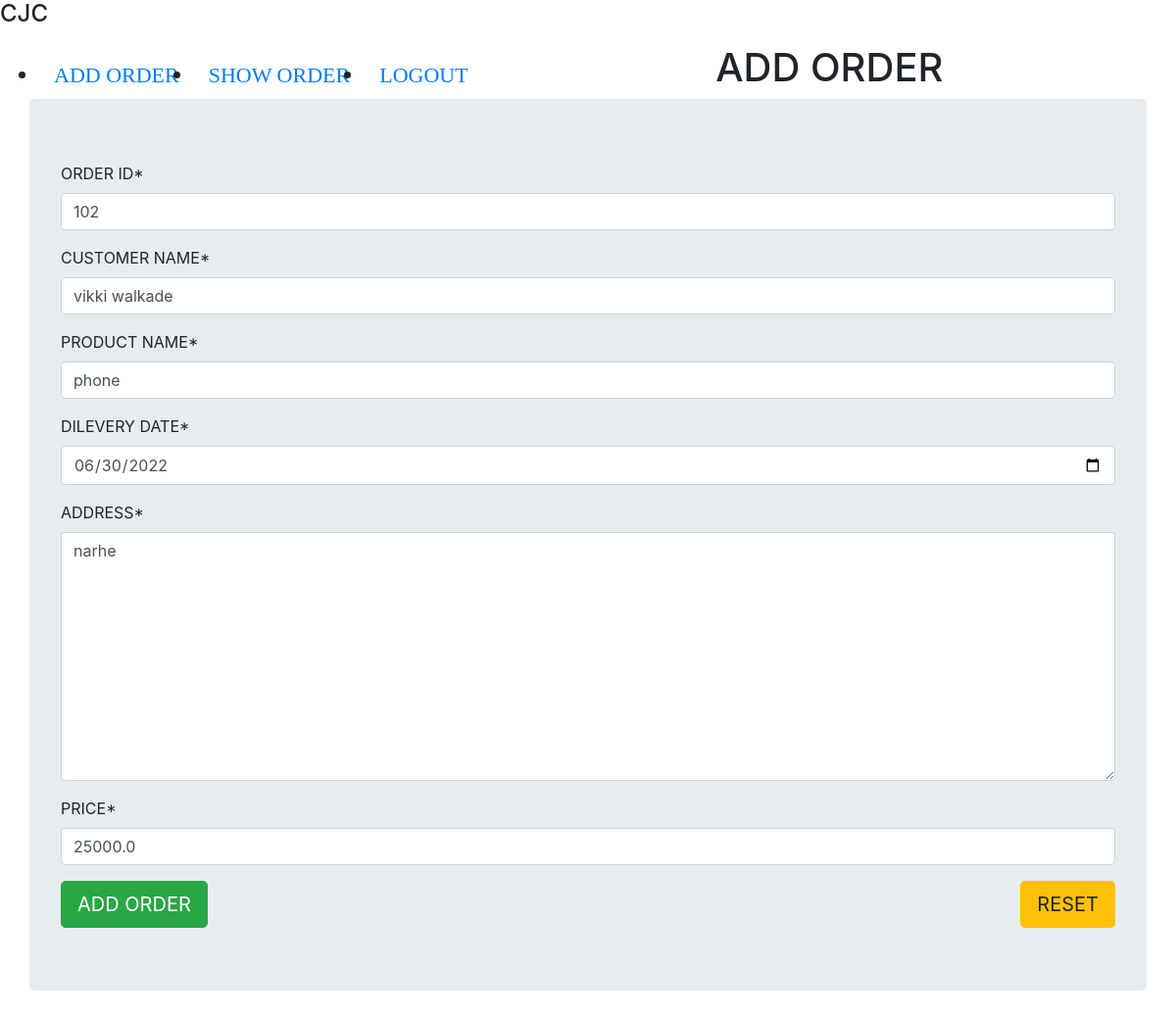
Screenshot of /a1/uv/2/ (signed in) with the database file from the repository.
### CRUD_APP/models.py (models this page shows)
class Order(models.Model):
    o_id = models.IntegerField()
    name = models.CharField(max_length=60)
    product = models.CharField(max_length=60)
    d_Date = models.DateField()
    add = models.CharField(max_length=60)
    price = models.FloatField()

### CRUD_APP/views.py (the view)
# urls.py: path('uv/<int:pk>/', updateOrder, name='update_url'),
def updateOrder(request, pk):
    obj = Order.objects.get(id = pk)
    form = OrdeerForm(instance = obj)
    template_name = 'CRUD_APP/add.html'
    if request.method == 'POST':
        form = OrdeerForm(request.POST)
        if form.is_valid():
            form.save()
            return redirect('show_url')
    context = {'form':form}
    return render(request,template_name,context)

### CRUD_APP/forms.py
class OrdeerForm(forms.ModelForm):
    class Meta:
        model = Order
        fields = '__all__'
        widgets = {
            'd_Date': forms.DateInput(attrs={
                'type':'date'
            }),
            'add': forms.Textarea(attrs={
                'placeholder':'karve nagar'
            })
        }
        labels = {
            'o_id':'ORDER ID',
            'name':'CUSTOMER NAME',
            'product':'PRODUCT NAME',
            'd_Date':'DILEVERY DATE',
            'add':'ADDRESS',
            'price':'PRICE'
        }

### templates/CRUD_APP/add.html (shortened to what this page needs)
{% extends 'base.html' %}
{% load crispy_forms_tags %}
    {% block content %}
    <center><h1>ADD ORDER</h1></center>
    <div class="container jumbotron">
    <form method="post">
        {{form|crispy}}
        <input type="submit" value="ADD ORDER" class="btn btn-success btn-lg">
        <input type="reset" value="RESET" class="btn btn-warning btn-lg float-right">
    </form>
        </div>
    {% endblock %}

### rows the page displays
Order: o_id "102", name "vikki walkade", product "phone", d_Date "06/30/2022", add "narhe", price "25000.0"
